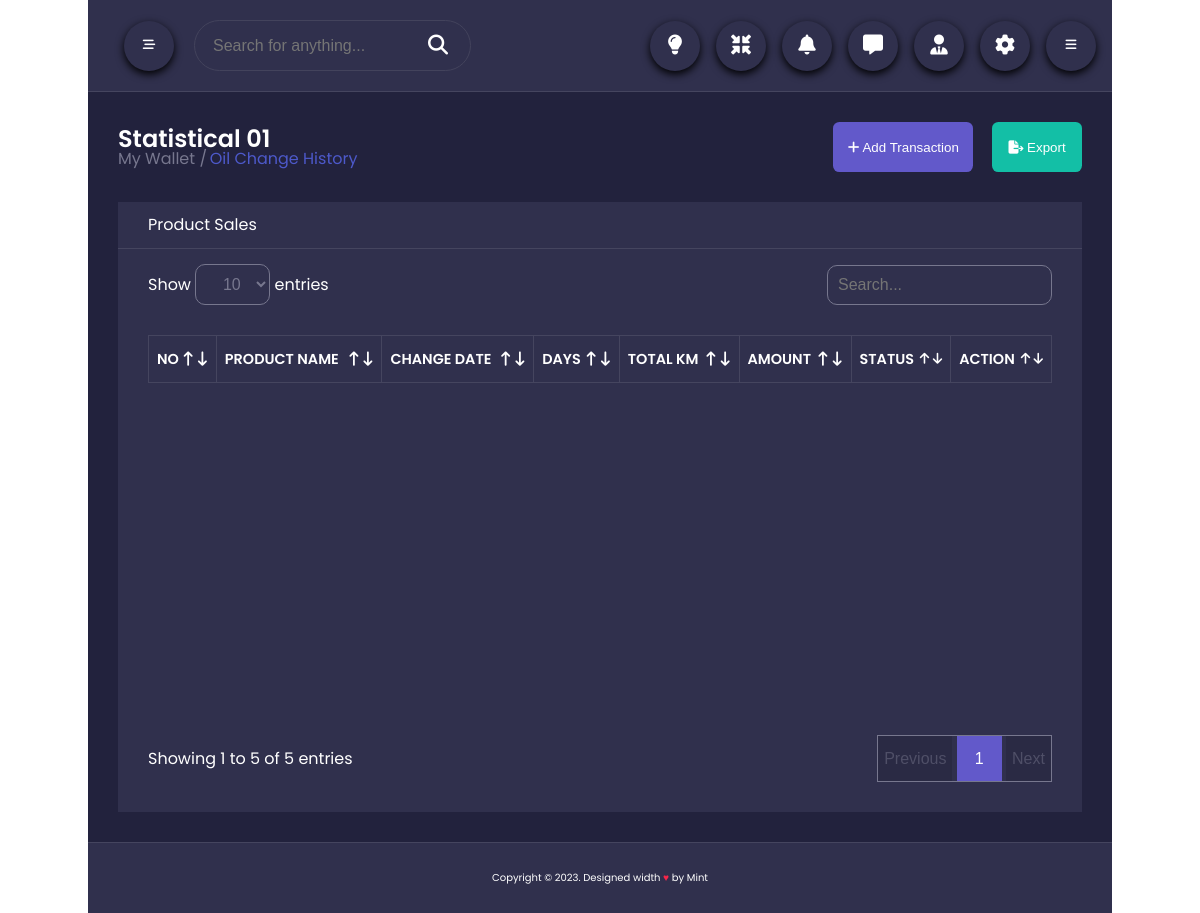
The page /Oil on the database as committed earlier.
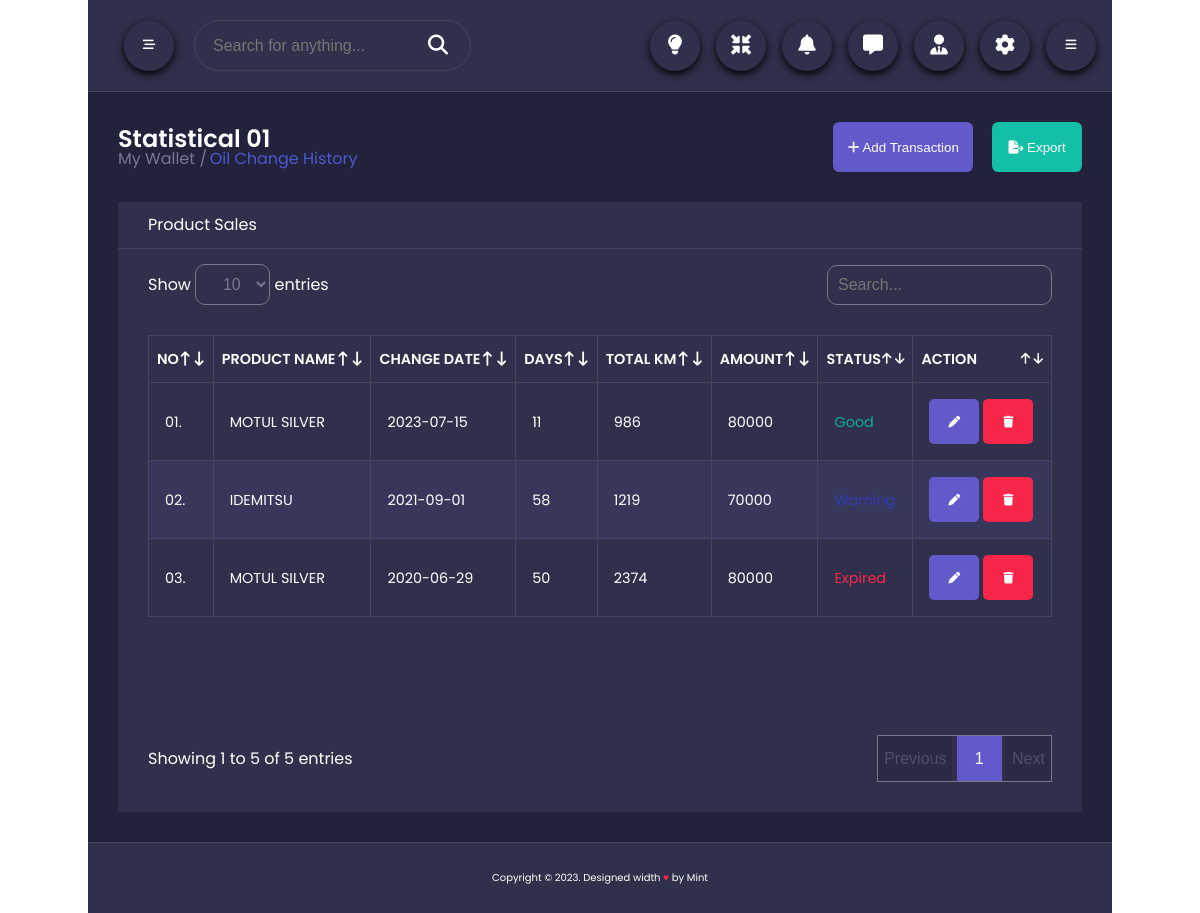
The same page on the database as committed later.
### tables this page shows
CREATE TABLE `oil` (
  `och_id` int(11) NOT NULL,
  `product_id` int(11) NOT NULL,
  `start_day` date NOT NULL,
  `end_day` date NOT NULL,
  `start_km` int(11) NOT NULL,
  `end_km` int(11) NOT NULL
);

CREATE TABLE `oil_product` (
  `product_id` int(11) NOT NULL,
  `product_name` varchar(100) NOT NULL,
  `product_batch` date NOT NULL,
  `product_img` varchar(100) NOT NULL,
  `product_price` int(11) NOT NULL
);

### mvc/views/MasterLayout.php (called while the page is built, shortened)
<?php
	require_once("./mvc/views/blocks/header.php");
	require_once("./mvc/views/Page/".$data["Page"].".php");
	require_once("./mvc/views/blocks/footer.php");
?>

### mvc/core/Controller.php (called while the page is built, shortened)
<?php
	class Controller
	{
		public function view($view,$data=[])
		{
			require_once "./mvc/views/".$view.".php";
		}
	}
 ?>

### mvc/controllers/Oil.php (called while the page is built, shortened)
<?php
	class Oil extends Controller
	{
		public $OilModel;
		public function __construct(){
			$this->OilModel = $this->model("OilModel");
		}
		public function Dashboard()
		{
			$statistical1 = $this->OilModel->ShowHistory();
			$this->view("MasterLayout",[
				"Page"=>"OilView",
				"Ohighlight"=>true,
				"DataRow"=>$statistical1
			]);
		}
	}
 ?>

### mvc/core/App.php (called while the page is built, shortened)
<?php
	class App
	{
		protected $action = "Dashboard";
		function __construct()
		{
			$arr = $this->UrlProcess();
			if (!is_null($arr) && file_exists("./mvc/controllers/".$arr[0].".php")) {
				unset($arr[0]);
			}
			$this->controller = new $this->controller;
			$this->param = $arr? array_values($arr) : [];
			call_user_func_array([$this->controller,$this->action], $this->param);
		}
		function UrlProcess(){
			if (isset($_GET["url"])) {
				return explode("/", filter_var(trim($_GET["url"],"/")));
			}
		}
	}
 ?>

### index.php (called while the page is built, shortened)
<?php
	$myApp = new App();
 ?>

### mvc/core/DB.php (called while the page is built, shortened)
<?php
	class DB
	{
		protected $servername = "localhost";
		protected $username = "root";
		protected $password = "";
		function __construct()
		{
			$this->con = new mysqli($this->servername,$this->username,$this->password);
		}
	}
 ?>

### mvc/models/OilModel.php (called while the page is built, shortened)
<?php
	class OilModel extends DB
	{
		public function ShowHistory(){
			$q = "SELECT o.och_id,p.product_name,o.end_day,p.product_price, ";
			$q .= "DATEDIFF(o.end_day,o.start_day) AS total_days, ";
			$q .= "(end_km-start_km) AS total_km ";
			$q .= "FROM oil AS o ";
			$q .= "JOIN oil_product AS p ";
			$q .= "USING (product_id)";
			$record1 = $this->con->query($q);
			$arr = array();
			while ($r1 = $record1->fetch_array(MYSQLI_ASSOC)) {
				$arr[] = $r1;
			}
			return json_encode($arr);
		}
	}
 ?>

### mvc/views/Page/OilView.php (the view, shortened to what this page needs)
<div class="container">
	<div class="header__container">
		<div class="header__container-left">
			<h2 class="header__container-left-title">Statistical 01</h2>
			<span class="header__container-left-link">My Wallet /</span>
			<span class="header__container-left-link">Oil Change History</span>
		</div>
		<div class="header__container-right">
			<button class="add__account-button">
				<i class="fa-solid fa-plus"></i> Add Transaction
			</button>
			<button class="export-button">
				<i class="fa-solid fa-file-export"></i> Export
			</button>
		</div>
	</div>
	<div class="main__content">
		<main class="layout-content">
			<section class="layout_content table__header">
				<h2>Product Sales</h2>
			</section>
			<section class="layout_content table__body">
				<div class="table__body-header">
					<div class="table__body-header-show">
						<span>Show</span>
						<select name="table_record" id="table_record">
							<option value="10" selected>10</option>
						</select>
						<span>entries</span>
					</div>
					<div class="table__body-header-search">
						<input type="text" placeholder="Search...">
					</div>
				</div>
				<div class="table__body-content">
					<table>
						<thead>
							<tr>
								<td class="table__label">
									<h2 class="table__label-text">NO</h2>
									<div class="table__label-icon">
										<i class="fa-solid fa-arrow-up-long"></i>
										<i class="fa-solid fa-arrow-down-long"></i>
									</div>
								</td>
								<td class="table__label">
									<h2 class="table__label-text">PRODUCT NAME</h2>
									<div class="table__label-icon">
										<i class="fa-solid fa-arrow-up-long"></i>
										<i class="fa-solid fa-arrow-down-long"></i>
									</div>
								</td>
								<td class="table__label">
									<h2 class="table__label-text">CHANGE DATE</h2>
									<div class="table__label-icon">
										<i class="fa-solid fa-arrow-up-long"></i>
										<i class="fa-solid fa-arrow-down-long"></i>
									</div>
								</td>
								<td class="table__label">
									<h2 class="table__label-text">DAYS</h2>
									<div class="table__label-icon">
										<i class="fa-solid fa-arrow-up-long"></i>
										<i class="fa-solid fa-arrow-down-long"></i>
									</div>
								</td>
								<td class="table__label">
									<h2 class="table__label-text">TOTAL KM</h2>
									<div class="table__label-icon">
										<i class="fa-solid fa-arrow-up-long"></i>
										<i class="fa-solid fa-arrow-down-long"></i>
									</div>
								</td>
								<td class="table__label">
									<h2 class="table__label-text">AMOUNT</h2>
									<div class="table__label-icon">
										<i class="fa-solid fa-arrow-up-long"></i>
										<i class="fa-solid fa-arrow-down-long"></i>
									</div>
								</td>
								<td class="table__label">
									<h2 class="table__label-text">STATUS</h2>
									<div class="table__label-icon">
									</div>
								</td>
								<td class="table__label">
									<h2 class="table__label-text">ACTION</h2>
									<div class="table__label-icon">
									</div>
								</td>
							</tr>
						</thead>
						<tbody>
							<?php
								$row = json_decode($data["DataRow"]);
								for ($i=0; $i < count($row) ; $i++) {
									$status_noti = "good";
									if ($row[$i]->total_km >= 1200 && $row[$i]->total_km <= 1500) {
										$status_noti = "warning";
									} elseif ($row[$i]->total_km >= 1500) {
										$status_noti = "expired";
									}
									echo "<tr id ='".$row[$i]->och_id."'>";
									echo'<td data-cell="no">0'.$row[$i]->och_id.'.</td>';
									echo'<td data-cell="product name">'.$row[$i]->product_name.'</td>';
									echo'<td data-cell="change date">'.$row[$i]->end_day.'</td>';
									echo'<td data-cell="days">'.$row[$i]->total_days.'</td>';
									echo'<td data-cell="total km">'.$row[$i]->total_km.'</td>';
									echo'<td data-cell="amount">'.$row[$i]->product_price.'</td>';
									echo'<td data-cell="status" class="oil__table-status oil__table-status-'.$status_noti.'">'.$status_noti.'</td>';
									echo '<td data-cell="Action">
										<div class="oil__table-action">
										<button class="oil__table-action-edit">
										<i class="fa-solid fa-pen fa-sm"></i>
										</button>
										<button class="oil__table-action-delete">
										<i class="fa-solid fa-trash fa-sm"></i>
										</button>
										</div>
										</td>';
									echo"</tr>";
								}
							?>
						</tbody>
					</table>
				</div>
				<div class="table__body-footer">
					<div class="table__body-footer-show">
						<span>Showing 1 to 5 of 5 entries</span>
					</div>
					<div class="table__body-footer-list">
						<button>Previous</button>
						<button>1</button>
						<button>Next</button>
					</div>
				</div>
			</section>
		</main>
		</div>
	</div>

### mvc/views/blocks/header.php (shortened to what this page needs)
<!DOCTYPE html>
<html lang="en">
<head>
	<link rel="stylesheet" type="text/css" href="https://cdnjs.cloudflare.com/ajax/libs/font-awesome/6.4.0/css/all.min.css">
	<link rel="stylesheet" href="./public/css/reset.css">
	<link rel="stylesheet" href="./public/css/style.css">
</head>
<body>
	<div class="wrapper">
		<header class="header">
			<nav class="header__menu">
				<ul class="header__menu-left">
					<li class="header__menu-left-item">
						<label for="nav__checkbox" class="nav__toggle">
						</label>
					</li>
					<li class="header__menu-item-search">
						<input type="text" class="search__text" placeholder="Search for anything...">
						<button class="search__button">
							<span class="search__icon"><i class="fa-solid fa-magnifying-glass fa-lg"></i></span>
						</button>
					</li>
				</ul>
				<ul class="header__menu-right">
					<li class="header__menu-items">
						<label for="item__toggle" class="header__menu-item right__show">
						</label>
						<ul class="header__menu-right-bars">
							<li class="header__menu-item">
								<a href="#" class="header__menu-link">
									<i class="fa-solid fa-lightbulb fa-lg"></i>
								</a>
							</li>
							<li class="header__menu-item">
								<a href="#" class="header__menu-link">
									<i class="fa-solid fa-minimize fa-lg"></i>
								</a>
							</li>
							<li class="header__menu-item">
								<a href="#" class="header__menu-link">
									<i class="fa-solid fa-bell fa-lg"></i>
								</a>
							</li>
							<li class="header__menu-item">
								<a href="#" class="header__menu-link">
									<i class="fa-solid fa-message fa-lg"></i>
								</a>
							</li>
							<li class="header__menu-item">
								<a href="#" class="header__menu-link">
									<i class="fa-solid fa-user-tie fa-lg"></i>
								</a>
							</li>
							<li class="header__menu-item">
								<a href="#" class="header__menu-link">
									<i class="fa-solid fa-gear fa-lg"></i>
								</a>
							</li>
						</ul>
					</li>
				</ul>
			</nav>
		</header>

### mvc/views/blocks/footer.php (shortened to what this page needs)
<footer class="footer">
	<span class="footer__text">
		Copyright &copy 2023. Designed width
		<span style="color: rgb(248, 38, 73);">&hearts;</span> by Mint
	</span>
</footer>
</div>
</body>
</html>

Rows that differ between the two databases and show on the page:
added oil: och_id "1", product.product_name "MOTUL SILVER", end_day "2023-07-15", total_days "11", total_km "986", product.product_price "80000", status_noti "Good"
added oil: och_id "2", product.product_name "IDEMITSU", end_day "2021-09-01", total_days "58", total_km "1219", product.product_price "70000"
now on this page (row unchanged): oil: och_id "3", product.product_name "MOTUL SILVER", end_day "2020-06-29", total_days "50", total_km "2374", product.product_price "80000", status_noti "Expired"
